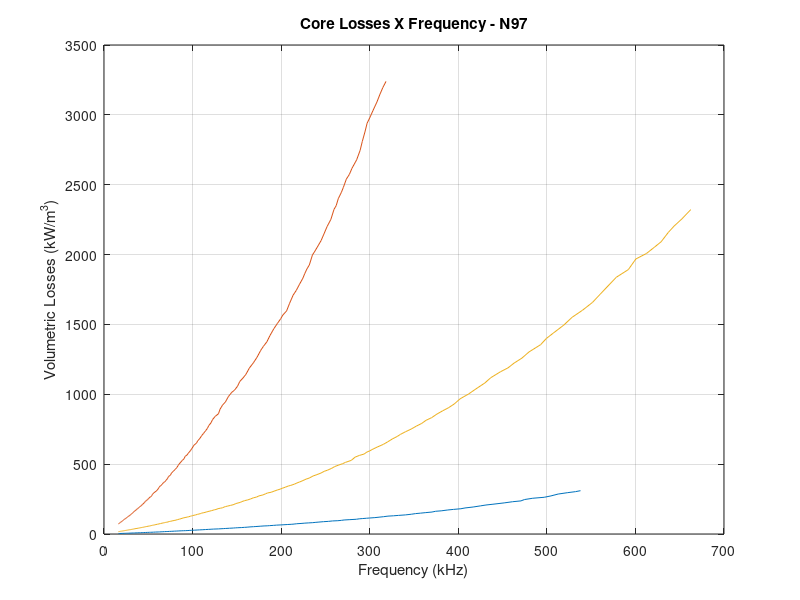

Source code (MATLAB): (Note: this script raises an error after producing the figure.)
clear all;
close all;
warning ('off','all');
clc;

addpath('Datasources');

%% Perdas Volumétricas x Frequência
% Curva para B_max = 0.05T

load B1

% Eixo x = Frequência
x_escalalog = logspace(1,3,100000);
x_escalalin = linspace(10,1000,100000);
x1 = interp1(x_escalalin',x_escalalog',B1(:,1));

% Eixo y = Perdas volumétricas
y_escalalog = logspace(-1,4,100000);
y_escalalin = linspace(0.1,10000,100000);
y1 = interp1(y_escalalin',y_escalalog',B1(:,2));

% Mostrar gráfico
plot(x1,y1);
hold on;
grid on;
xlabel ('Frequency (kHz)');
ylabel ('Volumetric Losses (kW/m^3)');
title ('Core Losses X Frequency - N97');


%% Perdas Volumétricas x Frequência
% Curva para B_max = 0.2T

load B2

% Eixo x = Frequência
x_escalalog = logspace(1,3,100000);
x_escalalin = linspace(10,1000,100000);
x2 = interp1(x_escalalin',x_escalalog',B2(:,1));

% Eixo y = Perdas volumétricas
y_escalalog = logspace(-1,4,100000);
y_escalalin = linspace(0.1,10000,100000);
y2 = interp1(y_escalalin',y_escalalog',B2(:,2));

% Mostrar gráfico
plot(x2,y2);
hold on;
grid on;
xlabel ('Frequency (kHz)');
ylabel ('Volumetric Losses (kW/m^3)');
title ('Core Losses X Frequency - N97');


%% Perdas Volumétricas x Frequência
% Curva para B_max = 0.1T

load B3

% Eixo x = Frequência
x_escalalog = logspace(1,3,100000);
x_escalalin = linspace(10,1000,100000);
x3 = interp1(x_escalalin',x_escalalog',B3(:,1));

% Eixo y = Perdas volumétricas
y_escalalog = logspace(-1,4,100000);
y_escalalin = linspace(0.1,10000,100000);
y3 = interp1(y_escalalin',y_escalalog',B3(:,2));

% Mostrar gráfico
plot(x3,y3);
hold on;
grid on;
xlabel ('Frequency (kHz)');
ylabel ('Volumetric Losses (kW/m^3)');
title ('Core Losses X Frequency - N97');


%% Variar frequência --> Encontrar Pv

% Definir range de frequências
%Target.f_min = 100e3;	% Min frequency - Hz
%Target.f_max = 300e3;	% Max frequency - Hz

Target.f_min = 100;	% Min frequency - kHz
Target.f_max = 300;	% Max frequency - kHz

% Encontrar perdas volumétricas para o range de frequências
Range_f = Target.f_min:50:Target.f_max; %igualmente espaçado de 5 em 5
%Range_f = Target.f_min:Target.f_max;

for i = Target.f_min:Target.f_max
    Range_Pv = interp1(x2,y2,Range_f);
    i = i+1;
end

    
%% Cálculo de Perdas no Núcleo (Pv x Ve)

% CORE DATABASE %

Core_Table = readtable('Cores_New.xlsx', 'Sheet', 1);

% Save values to new variables
Cores.Name = string(Core_Table.Core');          % String
% Cores.AeAw = Core_Table.AeAw_mm_4_' * 1e-12;    % m^4    
% Cores.Ae = Core_Table.Ae_mm_2_' * 1e-6;         % m^2
% Cores.Aw = Core_Table.Aw_mm_2_' * 1e-6;         % m^2;
% Cores.le = Core_Table.le_mm_' * 1e-3;           % m;
% Cores.lt = Core_Table.lt_mm_' * 1e-3;           % m
Cores.Ve = Core_Table.Ve_mm_3_' * 1e-9;           % m^3

% Clear data
clear Core_Table;

%% Cálculo Perdas Volumétricas para frequência fixa

f_fixa = 100;
Pv = interp1(x2,y2,f_fixa)*1e3; % kW/m^3

% Criar matriz para armazenar valores
Loss.Values = zeros(1, size(Cores.Ve, 2));

% Perda Volumétrica fixa para uma frequência
% Variando apenas o volume do núcleo de acordo com tabela
Loss.Values = Pv*Cores.Ve;


%% Cálculo Perdas Volumétricas para frequência variando

% for i = Target.f_min:Target.f_max
%     Range_Pv = interp1(x,y,Range_f)*1e3;
%     Core.Loss = Range_Pv'*Cores.Ve;
%     i = i+1;
% end

% Criar matriz para armazenar valores
Core.Loss = zeros(1, size(Cores.Ve, 2));

for idx_f = 1:numel(Range_f)
 f_now = Range_f(idx_f);
 Range_Pv = interp1(x2,y2,Range_f);

 for idx_size = 1:numel(Cores.Ve)
     %Range_Pv = interp1(x,y,f_now);
     Core.Loss = Range_Pv*Cores.Ve(idx_size);
     
 end
end












